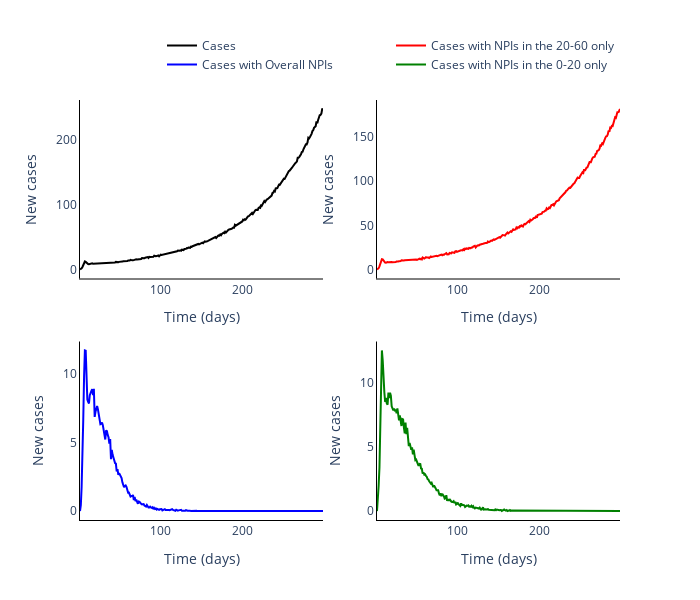

Write notebook code for a chart like this one.
### Markdown cell above
## Plot agreggated local incidence numbers

### Code cell
# Plot (bar chart cases each day)
from plotly.subplots import make_subplots
fig = go.Figure()
fig = make_subplots(rows=2, cols=2)

# Plot of incidences
fig.add_trace(
    go.Scatter(
        x=times[1:],
        y=realistic_agg_cases_mean[1:],
        name='Cases',
        line_color = 'black'
    ),
    row=1,col=1
)

fig.add_trace(
    go.Scatter(
        x=times[1:],
        y=realistic_wrong_target_agg_cases_mean[1:],
        name='Cases with NPIs in the 20-60 only',
        line_color = 'red'
    ),row=1,col=2
)

fig.add_trace(
    go.Scatter(
        x=times[1:],
        y=realistic_overall_agg_cases_mean[1:],
        name='Cases with Overall NPIs',
        line_color = 'blue'
    ),row=2,col=1
)

fig.add_trace(
    go.Scatter(
        x=times[1:],
        y=realistic_target_agg_cases_mean[1:],
        name='Cases with NPIs in the 0-20 only',
        line_color = 'green'
    ),row=2,col=2
)

# Add axis labels
fig.update_layout(
    boxmode='group',
    width=700,
    height=600,
    plot_bgcolor='white',
    xaxis=dict(
        title='Time (days)',
        linecolor='black'),
    yaxis=dict(
        title='New cases',
        linecolor='black'),
    xaxis2=dict(
        title='Time (days)',
        linecolor='black'),
    yaxis2=dict(
        title='New cases',
        linecolor='black'),
    xaxis3=dict(
        title='Time (days)',
        linecolor='black'),
    yaxis3=dict(
        title='New cases',
        linecolor='black'),
    xaxis4=dict(
        title='Time (days)',
        linecolor='black'),
    yaxis4=dict(
        title='New cases',
        linecolor='black'),
    legend=dict(
        orientation="h",
        yanchor="bottom",
        y=1.05,
        xanchor="right",
        x=1
    ))

fig.write_image('images/Different_realistic_intervention_effects.pdf')
fig.show()

### Figure 1 — Plotly figure (JSON) as saved in the notebook; plotly's stock layout.template omitted (floating-point values rounded to 4 significant figures; data arrays with more than 128 entries replaced by an {"elided": "..."} marker saying what was removed)
{"data": [{"line": {"color": "black"}, "name": "Cases", "type": "scatter", "x": {"elided": "299 int values"}, "xaxis": "x", "y": {"elided": "299 float values"}, "yaxis": "y"}, {"line": {"color": "red"}, "name": "Cases with NPIs in the 20-60 only", "type": "scatter", "x": {"elided": "299 int values"}, "xaxis": "x2", "y": {"elided": "299 float values"}, "yaxis": "y2"}, {"line": {"color": "blue"}, "name": "Cases with Overall NPIs", "type": "scatter", "x": {"elided": "299 int values"}, "xaxis": "x3", "y": {"elided": "299 float values"}, "yaxis": "y3"}, {"line": {"color": "green"}, "name": "Cases with NPIs in the 0-20 only", "type": "scatter", "x": {"elided": "299 int values"}, "xaxis": "x4", "y": {"elided": "299 float values"}, "yaxis": "y4"}], "layout": {"boxmode": "group", "height": 600, "legend": {"orientation": "h", "x": 1, "xanchor": "right", "y": 1.05, "yanchor": "bottom"}, "plot_bgcolor": "white", "width": 700, "xaxis": {"anchor": "y", "domain": [0, 0.45], "linecolor": "black", "title": {"text": "Time (days)"}}, "xaxis2": {"anchor": "y2", "domain": [0.55, 1], "linecolor": "black", "title": {"text": "Time (days)"}}, "xaxis3": {"anchor": "y3", "domain": [0, 0.45], "linecolor": "black", "title": {"text": "Time (days)"}}, "xaxis4": {"anchor": "y4", "domain": [0.55, 1], "linecolor": "black", "title": {"text": "Time (days)"}}, "yaxis": {"anchor": "x", "domain": [0.575, 1], "linecolor": "black", "title": {"text": "New cases"}}, "yaxis2": {"anchor": "x2", "domain": [0.575, 1], "linecolor": "black", "title": {"text": "New cases"}}, "yaxis3": {"anchor": "x3", "domain": [0, 0.425], "linecolor": "black", "title": {"text": "New cases"}}, "yaxis4": {"anchor": "x4", "domain": [0, 0.425], "linecolor": "black", "title": {"text": "New cases"}}}}
